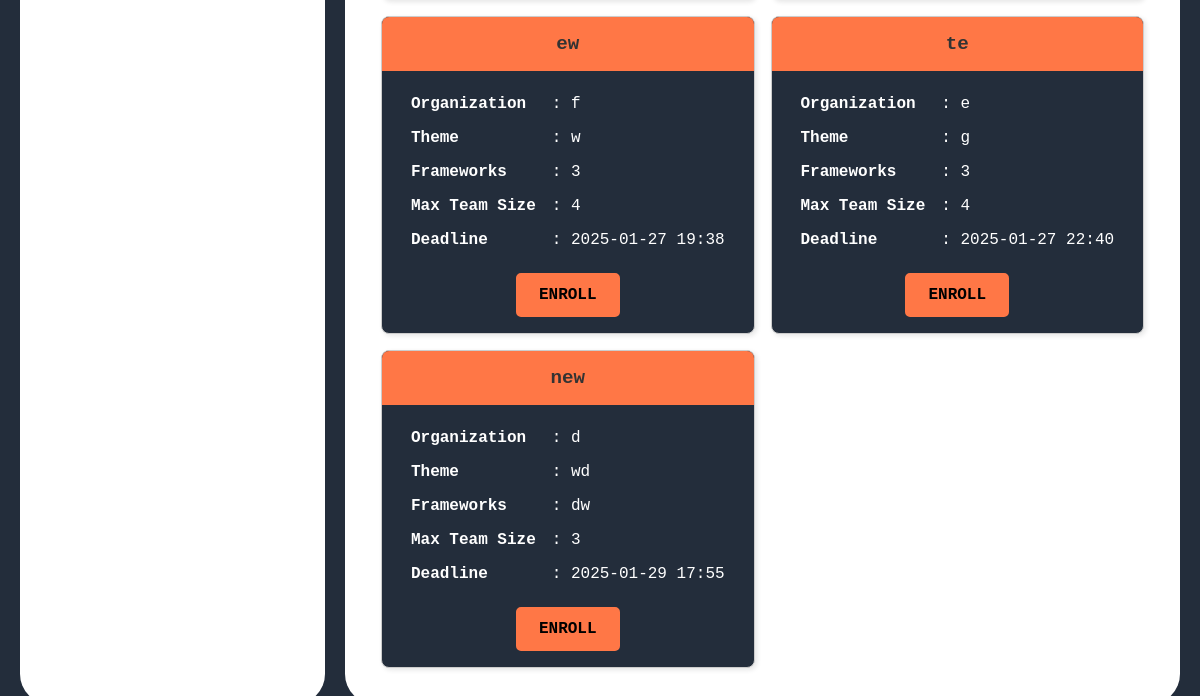
The page /competitor/find_group_events/ (lower part) on the database as committed earlier.
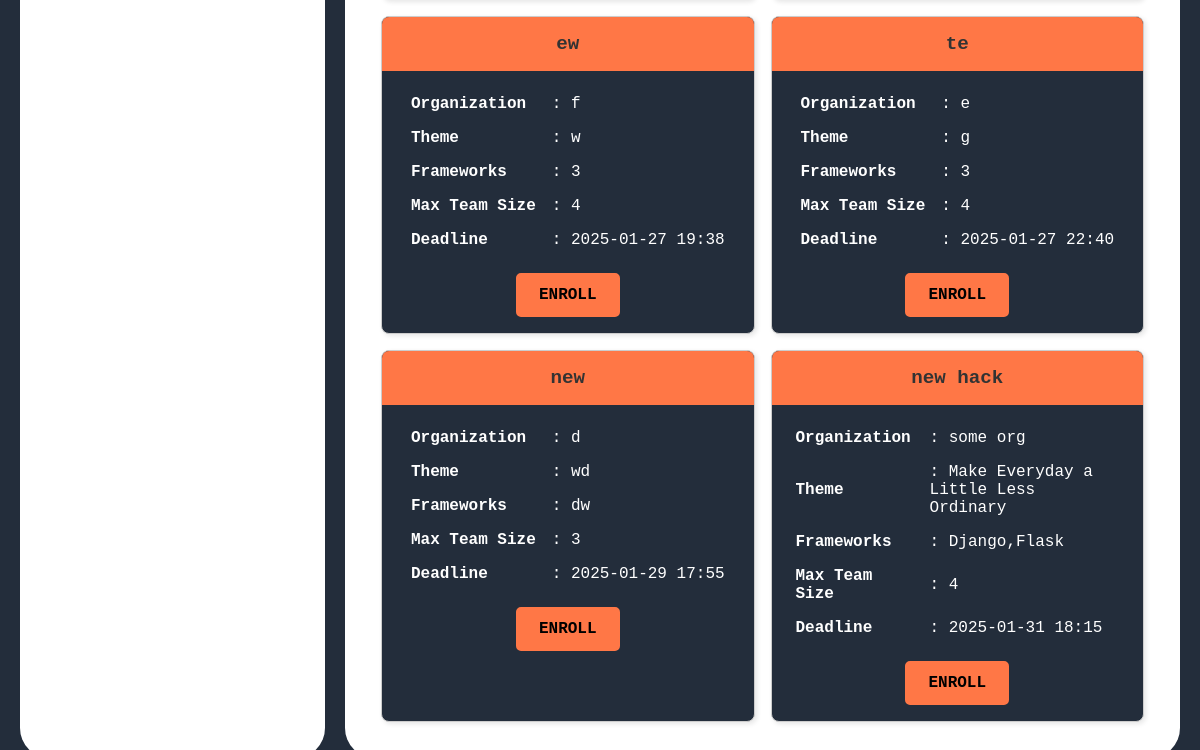
The same page on the database as committed later.
### host/models.py (models this page shows)
class GroupEvent(models.Model):
    hackathon_name = models.CharField(max_length=200)
    organization = models.CharField(max_length=200)
    theme = models.CharField(max_length=200)
    frameworks = models.CharField(max_length=300)
    max_team_size = models.IntegerField()
    last_submission_datetime = models.DateTimeField()
    evaluation_criteria = models.TextField()
    created_by = models.ForeignKey(settings.AUTH_USER_MODEL, on_delete=models.CASCADE, related_name="group_events")

### competitor/views.py (the view)
# urls.py: path('find_group_events/',views.find_group_events,name='find_group_events'),
def find_group_events(request):
    group_events = GroupEvent.objects.all()
    return render(request,'competitor/find_group_events.html',{"group_events":group_events})

### templates/competitor/find_group_events.html
{% extends "competitor/competitor_dashboard.html" %}
{% block right_div %}
{% if group_events %}
                <div class="cards-container" style="display: grid; grid-template-columns: repeat(2, 1fr); gap: 16px;">
                    {% for event in group_events %}
                        <div class="card" >
                            <div class="hackathon_name">
                                {{ event.hackathon_name }}
                            </div>
                            <div style="padding: 16px; text-align: center;">
                                <table style="margin: 0 auto; text-align: left; border-collapse: collapse;color:white;">
                                    <tr>
                                        <td style="padding: 8px;"><strong>Organization</strong></td>
                                        <td style="padding: 8px;">: {{ event.organization }}</td>
                                    </tr>
                                    <tr>
                                        <td style="padding: 8px;"><strong>Theme</strong></td>
                                        <td style="padding: 8px;">: {{ event.theme }}</td>
                                    </tr>
                                    <tr>
                                        <td style="padding: 8px;"><strong>Frameworks</strong></td>
                                        <td style="padding: 8px;">: {{ event.frameworks }}</td>
                                    </tr>
                                    <tr>
                                        <td style="padding: 8px;"><strong>Max Team Size</strong></td>
                                        <td style="padding: 8px;">: {{ event.max_team_size }}</td>
                                    </tr>
                                    <tr>
                                        <td style="padding: 8px;"><strong>Deadline</strong></td>
                                        <td style="padding: 8px;">: {{ event.last_submission_datetime|date:"Y-m-d H:i" }}</td>
                                    </tr>
                                </table>
                                <div style="text-align: center; margin-top: 16px;">
                                    <a href="{% url 'competitor:enroll_in_event' event.id %}" class="btn-like">
                                        ENROLL
                                    </a>
                                </div>
                            </div>
                        </div>
                    {% endfor %}
                </div>
            {% else %}
                <p>No group events found. <a href="{% url 'host:create_group_event' %}">Create your first event!</a></p>
            {% endif %}
{% endblock right_div %}

Rows that differ between the two databases and show on the page:
added GroupEvent: hackathon_name "new hack", organization "some org", theme "Make Everyday a Little Less Ordinary", frameworks "Django,Flask", max_team_size "4", last_submission_datetime "2025-01-31 18:15"
